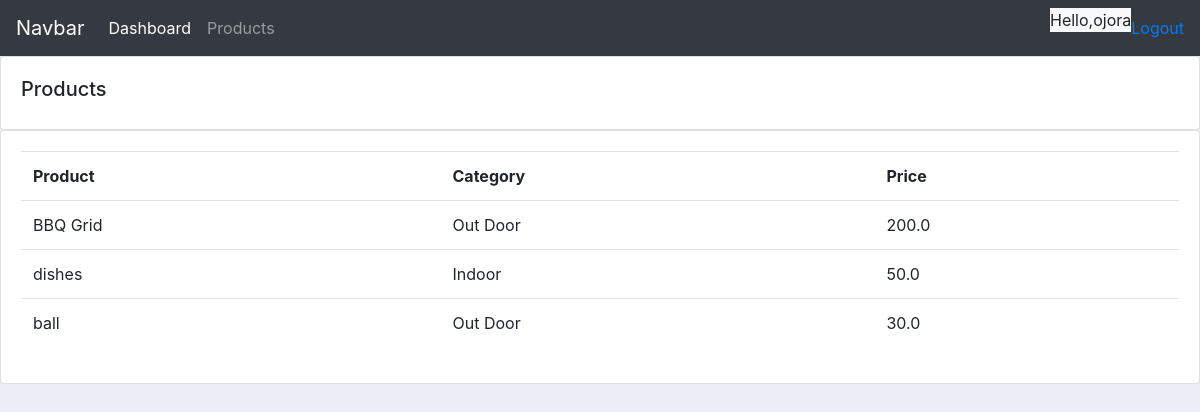
Screenshot of /products/ (signed in) with the database file from the repository.
### accounts/models.py (models this page shows, shortened)
class  Products(models.Model):
    CATEGORY = (
        ('Indoor','Indoor'),
        ('Out Door' , 'Out Door'),
    )
    name=  models.CharField(max_length=200 , null = True)
    price = models.FloatField(null= True)
    category =  models.CharField(max_length=200 , null = True, choices=CATEGORY)
    description =  models.CharField(max_length=200 ,blank=True, null = True)
    date_created =   models.DateTimeField(auto_now_add=True ,null = True)
    tags = models.ManyToManyField(Tag)

### accounts/decorators.py (the view)
        def wrapper_func(request, *args,**kwargs):
            group = None
            if request.user.groups.exists():
                group = request.user.groups.all()[0].name
            if group in allowed_roles:
                return view_func(request,*args,**kwargs)
            else:
                return HttpResponse("You are not authorised to view this page")
            return view_func(request,*args, **kwargs)

### accounts/views.py (called while the page is built)
@login_required(login_url='login')
@allowed_users(allowed_roles=['admin','staff'])
def products(request):
    products = Products.objects.all()
    context = {'products':products}
    return render(request, 'accounts/products.html',context)

### accounts/templates/accounts/products.html (shortened to what this page needs)
{% extends 'accounts/main.html' %}
{% block content %}
    <div class="row">
        <div class="col-md">
            <div class="card card-body">
                <h5>Products</h5>
            </div>
            <div class="card card-body">
                <table class="table">
                    <tr>
                        <th>Product</th>
                        <th>Category</th>
                        <th>Price</th>
                    </tr>
                    {% for product in products  %}
                        <tr>
                           <td> {{product.name}} </td>
                           <td> {{product.category}} </td>
                           <td> {{product.price}} </td>
                        </tr>
                    {% endfor %}
                </table>
            </div>
        </div>
    </div>
{% endblock  %}

### accounts/templates/accounts/navbar.html (shortened to what this page needs)
{% load static %}
<nav class="navbar navbar-expand-lg navbar-dark bg-dark">
  <a class="navbar-brand" href="#">Navbar</a>
  <div class="collapse navbar-collapse" id="navbarNav">
    <ul class="navbar-nav">
      {% if request.user.is_staff %}
      <li class="nav-item active">
        <a class="nav-link" href="{% url 'home' %}">Dashboard</a>
      </li>
      <li class="nav-item">
        <a class="nav-link" href="{% url 'products' %}">Products</a>
      </li>
      {% else %}
      <li class="nav-item">
        <a class="nav-link" href="{% url 'account' %}">Settings</a>
      </li>
      {% endif %}
    </ul>
  </div>
  <p class="bg bg-sm bg-light">Hello,{{request.user}} </p>
  <span><a href=" {% url 'logout' %}">Logout</a></span>
</nav>

### accounts/static/css/main.css (style rules this page uses)
body { background-color: #ebeff5; }

### rows the page displays
Products: name "BBQ Grid", category "Out Door", price "200.0"
Products: name "dishes", category "Indoor", price "50.0"
Products: name "ball", category "Out Door", price "30.0"

### other values shown
{{ request.user }} "ojora"
